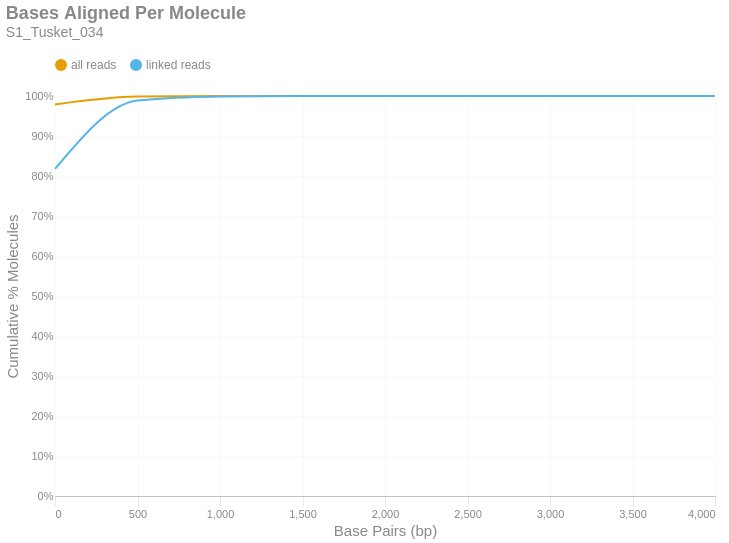

The notebook cell saved with this chart:
### Markdown cell above
### Bases Aligned Per Molecule
This is a cumulative frequency distribution showing the number of base pairs aligned per unique molecule. These data are shown in 500 bp bins. There are two distributions: one with `all reads` (yellow) and another with only `linked reads` (blue). The percent of molecules in the `linked reads` distribution is relative to the total number of linked molecules.

### Code cell
if SKIPLR:
    print_html(f"Skipped")
else:
    binned_df = consolidated_hist(valids['aligned_bp'], mask, 500, True)
    with SafeRender(binned_df):
        (
            density_plot(binned_df, 'Bases Aligned Per Molecule', samplename, 'basesper')
            .encode(
                x=alt.X('bin:Q', title="Base Pairs (bp)").axis(tickMinStep=500).scale(padding=0),
                y=alt.Y('value:Q', title='Cumulative % Molecules')
                    .axis(format='%')
                    .scale(domain = [0,1])
                    .stack(False),
                color=alt.Color("key:N").scale(domain = ["all reads", "linked reads"]),
                tooltip = [
                    alt.Tooltip("key:N", title = "Data Type"),
                    alt.Tooltip("range_label:N", title="Bases Aligned Per Molecule"),
                    alt.Tooltip("value:Q", format = ".2%", title="% Molecules (Cum.)")
                ]
            )
        ).display()

### Figure 1 — Vega-Lite specification as saved in the notebook (floating-point values rounded to 4 significant figures)
{"width": "container", "height": 400, "config": {"title": {"anchor": "start", "dy": -15, "fontSize": 18, "color": "#888888", "subtitleColor": "#888888", "subtitleFontSize": 14}, "arc": {"fill": "#0072B2"}, "axis": {"domainColor": "#888888", "domainWidth": 0.5, "gridWidth": 0.2, "grid": false, "titleFontWeight": 400, "titleFontSize": 15, "labelFontSize": 11, "labelColor": "#888888", "tickColor": "#888888", "tickWidth": 0.2, "titleColor": "#888888"}, "axisBand": {"grid": false}, "axisX": {"grid": true, "tickSize": 10, "domainCap": "round"}, "axisY": {"domain": false, "grid": true, "tickSize": 0, "domainCap": "round"}, "background": "transparent", "header": {"labelFontSize": 15, "labelColor": "#888888", "titleFontSize": 15, "titleFontWeight": 600, "titleColor": "#888888"}, "legend": {"labelFont": "sans-serif", "labelFontSize": 12, "labelColor": "#888888", "symbolSize": 100, "symbolType": "circle", "titleFontSize": 12, "titlePadding": 10, "titleColor": "#888888", "title": null, "orient": "top"}, "range": {"category": ["#E69F00", "#56B4E9", "#009E73", "#F0E442", "#0072B2", "#D55E00", "#CC79A7", "#000000"], "diverging": ["#cfe8f3", "#a2d4ec", "#73bfe2", "#46abdb", "#1696d2", "#12719e"]}, "area": {"fill": "#0072B2", "fillOpacity": 0.7, "line": true, "strokeOpacity": 0.7}, "line": {"color": "#0072B2", "stroke": "#0072B2", "strokeWidth": 2}, "trail": {"color": "#0072B2", "stroke": "#0072B2", "strokeWidth": 0, "size": 1}, "point": {"filled": true, "fillOpacity": 1.0, "size": 95}, "text": {"color": "#888888", "fontSize": 11, "align": "right", "fontWeight": 400, "size": 11}, "bar": {"fill": "#0072B2", "stroke": null}, "view": {"stroke": null, "continuousWidth": 660, "continuousHeight": 400}}, "data": {"name": "data-5a0e3709b4554c925d1d97c36ef64e3d"}, "mark": {"type": "line", "interpolate": "monotone", "point": {"opacity": 0, "size": 275}}, "encoding": {"color": {"field": "key", "scale": {"domain": ["all reads", "linked reads"]}, "type": "nominal"}, "tooltip": [{"field": "key", "title": "Data Type", "type": "nominal"}, {"field": "range_label", "title": "Bases Aligned Per Molecule", "type": "nominal"}, {"field": "value", "format": ".2%", "title": "% Molecules (Cum.)", "type": "quantitative"}], "x": {"axis": {"tickMinStep": 500}, "field": "bin", "scale": {"padding": 0}, "title": "Base Pairs (bp)", "type": "quantitative"}, "y": {"axis": {"format": "%"}, "field": "value", "scale": {"domain": [0, 1]}, "stack": false, "title": "Cumulative % Molecules", "type": "quantitative"}}, "params": [{"name": "param_c36ac31b6afebe62", "select": {"type": "point", "fields": ["key"]}, "bind": "legend"}], "title": {"text": "Bases Aligned Per Molecule", "subtitle": "S1_Tusket_034"}, "transform": [{"fold": ["all reads (cumsum)", "linked reads (cumsum)"]}, {"calculate": "replace(datum.key, ' (cumsum)', '')", "as": "key"}, {"filter": {"param": "param_c36ac31b6afebe62"}}], "usermeta": {"embedOptions": {"downloadFileName": "S1_Tusket_034.basesper"}}, "$schema": "https://vega.github.io/schema/vega-lite/v6.1.0.json", "datasets": {"data-5a0e3709b4554c925d1d97c36ef64e3d": [{"bin": "0.0", "interval": "0.0-500.0", "all reads": 0.9789, "linked reads": 0.8176, "all reads (cumsum)": 0.9789, "linked reads (cumsum)": 0.8176, "range_label": "0-499"}, {"bin": "500.0", "interval": "500.0-1000.0", "all reads": 0.01976, "linked reads": 0.1709, "all reads (cumsum)": 0.9987, "linked reads (cumsum)": 0.9885, "range_label": "500-999"}, {"bin": "1000.0", "interval": "1000.0-1500.0", "all reads": 0.001168, "linked reads": 0.0103, "all reads (cumsum)": 0.9999, "linked reads (cumsum)": 0.9988, "range_label": "1000-1499"}, {"bin": "1500.0", "interval": "1500.0-2000.0", "all reads": 0.0001161, "linked reads": 0.001029, "all reads (cumsum)": 1.0, "linked reads (cumsum)": 0.9998, "range_label": "1500-1999"}, {"bin": "2000.0", "interval": "2000.0-2500.0", "all reads": 1.658e-05, "linked reads": 0.0001472, "all reads (cumsum)": 1.0, "linked reads (cumsum)": 1.0, "range_label": "2000-2499"}, {"bin": "2500.0", "interval": "2500.0-3000.0", "all reads": 3.707e-06, "linked reads": 3.291e-05, "all reads (cumsum)": 1.0, "linked reads (cumsum)": 1.0, "range_label": "2500-2999"}, {"bin": "3000.0", "interval": "3000.0-3500.0", "all reads": 9.755e-07, "linked reads": 8.66e-06, "all reads (cumsum)": 1.0, "linked reads (cumsum)": 1.0, "range_label": "3000-3499"}, {"bin": "3500.0", "interval": "3500.0-4000.0", "all reads": 1.951e-07, "linked reads": 1.732e-06, "all reads (cumsum)": 1.0, "linked reads (cumsum)": 1.0, "range_label": "3500-3999"}, {"bin": "4000.0", "interval": "4000.0-4500.0", "all reads": 1.951e-07, "linked reads": 1.732e-06, "all reads (cumsum)": 1.0, "linked reads (cumsum)": 1.0, "range_label": "4000-4499"}]}}
